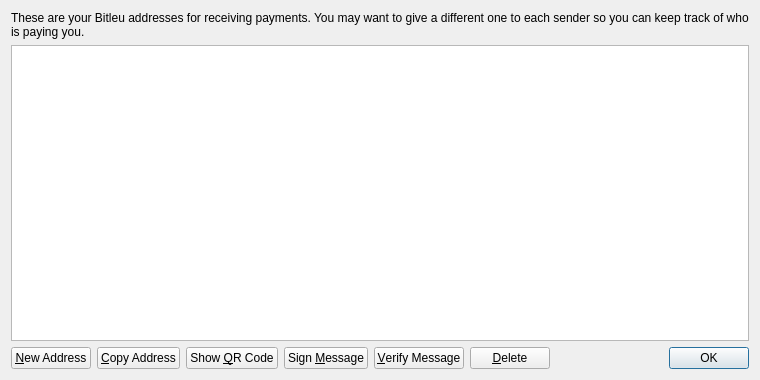
<?xml version="1.0" encoding="UTF-8"?>
<ui version="4.0">
 <class>AddressBookPage</class>
 <widget class="QWidget" name="AddressBookPage">
  <property name="geometry">
   <rect>
    <x>0</x>
    <y>0</y>
    <width>760</width>
    <height>380</height>
   </rect>
  </property>
  <property name="windowTitle">
   <string>Address Book</string>
  </property>
  <layout class="QVBoxLayout" name="verticalLayout">
   <item>
    <widget class="QLabel" name="labelExplanation">
     <property name="text">
      <string>These are your Bitleu addresses for receiving payments. You may want to give a different one to each sender so you can keep track of who is paying you.</string>
     </property>
     <property name="textFormat">
      <enum>Qt::PlainText</enum>
     </property>
     <property name="wordWrap">
      <bool>true</bool>
     </property>
    </widget>
   </item>
   <item>
    <widget class="QTableView" name="tableView">
     <property name="contextMenuPolicy">
      <enum>Qt::CustomContextMenu</enum>
     </property>
     <property name="toolTip">
      <string>Double-click to edit address or label</string>
     </property>
     <property name="tabKeyNavigation">
      <bool>false</bool>
     </property>
     <property name="alternatingRowColors">
      <bool>true</bool>
     </property>
     <property name="selectionMode">
      <enum>QAbstractItemView::SingleSelection</enum>
     </property>
     <property name="selectionBehavior">
      <enum>QAbstractItemView::SelectRows</enum>
     </property>
     <property name="sortingEnabled">
      <bool>true</bool>
     </property>
     <attribute name="verticalHeaderVisible">
      <bool>false</bool>
     </attribute>
    </widget>
   </item>
   <item>
    <layout class="QHBoxLayout" name="horizontalLayout">
     <item>
      <widget class="QPushButton" name="newAddressButton">
       <property name="toolTip">
        <string>Create a new address</string>
       </property>
       <property name="text">
        <string>&amp;New Address</string>
       </property>
       <property name="icon">
        <iconset resource="../bitcoin.qrc">
         <normaloff>:/icons/add</normaloff>:/icons/add</iconset>
       </property>
      </widget>
     </item>
     <item>
      <widget class="QPushButton" name="copyToClipboard">
       <property name="toolTip">
        <string>Copy the currently selected address to the system clipboard</string>
       </property>
       <property name="text">
        <string>&amp;Copy Address</string>
       </property>
       <property name="icon">
        <iconset resource="../bitcoin.qrc">
         <normaloff>:/icons/editcopy</normaloff>:/icons/editcopy</iconset>
       </property>
      </widget>
     </item>
     <item>
      <widget class="QPushButton" name="showQRCode">
       <property name="text">
        <string>Show &amp;QR Code</string>
       </property>
       <property name="icon">
        <iconset resource="../bitcoin.qrc">
         <normaloff>:/icons/qrcode</normaloff>:/icons/qrcode</iconset>
       </property>
      </widget>
     </item>
     <item>
      <widget class="QPushButton" name="signMessage">
       <property name="toolTip">
        <string>Sign a message to prove you own a Bitleu address</string>
       </property>
       <property name="text">
        <string>Sign &amp;Message</string>
       </property>
       <property name="icon">
        <iconset resource="../bitcoin.qrc">
         <normaloff>:/icons/edit</normaloff>:/icons/edit</iconset>
       </property>
      </widget>
     </item>
     <item>
      <widget class="QPushButton" name="verifyMessage">
       <property name="toolTip">
        <string>Verify a message to ensure it was signed with a specified Bitleu address</string>
       </property>
       <property name="text">
        <string>&amp;Verify Message</string>
       </property>
       <property name="icon">
        <iconset resource="../bitcoin.qrc">
         <normaloff>:/icons/transaction_0</normaloff>:/icons/transaction_0</iconset>
       </property>
      </widget>
     </item>
     <item>
      <widget class="QPushButton" name="deleteButton">
       <property name="toolTip">
        <string>Delete the currently selected address from the list</string>
       </property>
       <property name="text">
        <string>&amp;Delete</string>
       </property>
       <property name="icon">
        <iconset resource="../bitcoin.qrc">
         <normaloff>:/icons/remove</normaloff>:/icons/remove</iconset>
       </property>
      </widget>
     </item>
     <item>
      <spacer name="horizontalSpacer">
       <property name="orientation">
        <enum>Qt::Horizontal</enum>
       </property>
       <property name="sizeHint" stdset="0">
        <size>
         <width>40</width>
         <height>20</height>
        </size>
       </property>
      </spacer>
     </item>
     <item>
      <widget class="QDialogButtonBox" name="buttonBox">
       <property name="sizePolicy">
        <sizepolicy hsizetype="Maximum" vsizetype="Fixed">
         <horstretch>0</horstretch>
         <verstretch>0</verstretch>
        </sizepolicy>
       </property>
       <property name="standardButtons">
        <set>QDialogButtonBox::Ok</set>
       </property>
      </widget>
     </item>
    </layout>
   </item>
  </layout>
 </widget>
 <resources>
  <include location="../bitcoin.qrc"/>
 </resources>
 <connections/>
</ui>
